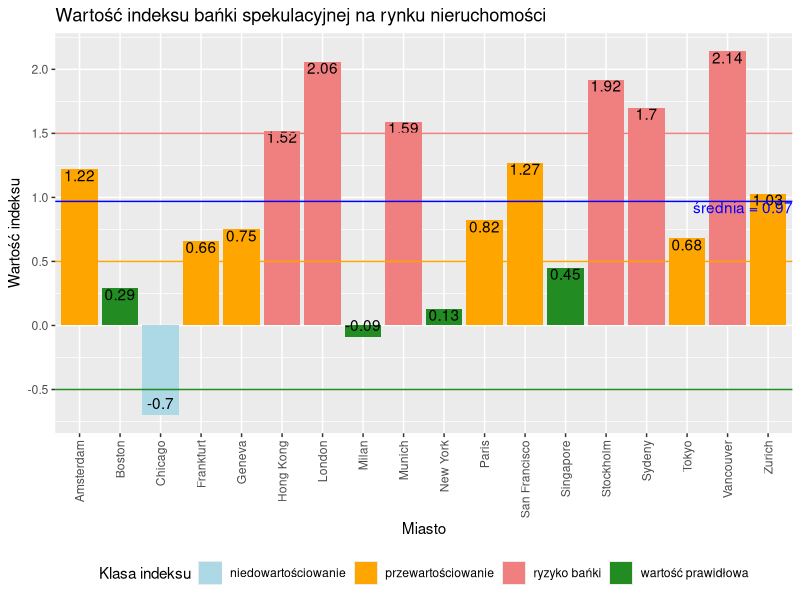

Write R code to recreate this figure.
# Autor: Patryk Tenderenda

# url: http://pulsinwestora.pb.pl/foto/4633970,3571,176118,743310,6-miast-zagrozonych-peknieciem-banki-na-rynku-nieruchomosci-wykres-dnia
# wykres: http://static.pb.pl/filtered/f6/176118,743310,f_663_663.jpg
# 6 miast zagrożonych pęknięciem bańki na rynku nieruchomości (WYKRES DNIA)
# Wartość obliczanego przez UBS Group indeksu bańki na rynku nieruchomości dla poszczególnych miast. 
# Wskaźnik przekraczający 0,5 oznacza przewartościowanie, a wyższy niż 1,5 - bańkę. 
# Na niedowartościowanie na rynku nieruchomości wskazuje wskaźnik niższy niż minus 0,5.

if(!require(ggplot2)){
  install.packages("ggplot2");
}
if(!require(ggrepel)){
  install.packages("ggrepel");
}

library(ggplot2)
library(ggrepel)

dane <- data.frame(miasto = c("Vancouver", "San Francisco", "Chicago", "Boston", "New York", "London", "Paris", "Stockholm", "Amsterdam", "Geneva", "Frankfurt", "Zurich", "Milan", "Munich", "Singapore", "Tokyo", "Hong Kong", "Sydeny"),
                   wartość = c(2.14, 1.27, -0.7, 0.29, 0.13, 2.06, 0.82, 1.92, 1.22, 0.75, 0.66, 1.03, -0.09, 1.59, 0.45, 0.68, 1.52, 1.70))

dane$klasa <- ifelse(dane$wartość > 1.5,"ryzyko bańki", 
                     ifelse(dane$wartość > 0.5, "przewartościowanie",
                            ifelse(dane$wartość > -0.5, "wartość prawidłowa", "niedowartościowanie")))

wartość_średnia <- round(mean(dane$wartość), digits = 2)

ggplot(dane, aes(x = miasto)) +
  geom_bar(aes(weight = wartość, fill = klasa), position = "identity") +
  geom_text(aes(x=miasto, y=wartość, ymax=wartość, label=wartość, 
                vjust=ifelse(sign(wartość)>0, 1, -0.5))) + 
  
  scale_fill_manual(values=c("lightblue", "orange1", "lightcoral", "forestgreen"), name = "Klasa indeksu") +
  geom_hline(aes(yintercept = 1.5), col="lightcoral") + 
  geom_hline(aes(yintercept = 0.5), col="orange1") + 
  geom_hline(aes(yintercept = -0.5), col="forestgreen") + 
  #geom_hline(aes(yintercept = -1a.5), col="lightblue") + 
  geom_hline(aes(yintercept = mean(dane$wartość)), col="blue") +
  annotate("text", x = length(dane$miasto), y = wartość_średnia, col="blue", 
           label = paste("średnia = ", wartość_średnia, sep=""),
           vjust = 1, hjust = 0.75)+
  
  scale_y_continuous(breaks= seq(-1.5, 2.5, 0.5)) +
  labs(title = "Wartość indeksu bańki spekulacyjnej na rynku nieruchomości", 
       x = "Miasto", 
       y = "Wartość indeksu") +
  theme(axis.text.x = element_text(angle = 90, hjust = 1, vjust = 0.5),
        legend.position="bottom")
